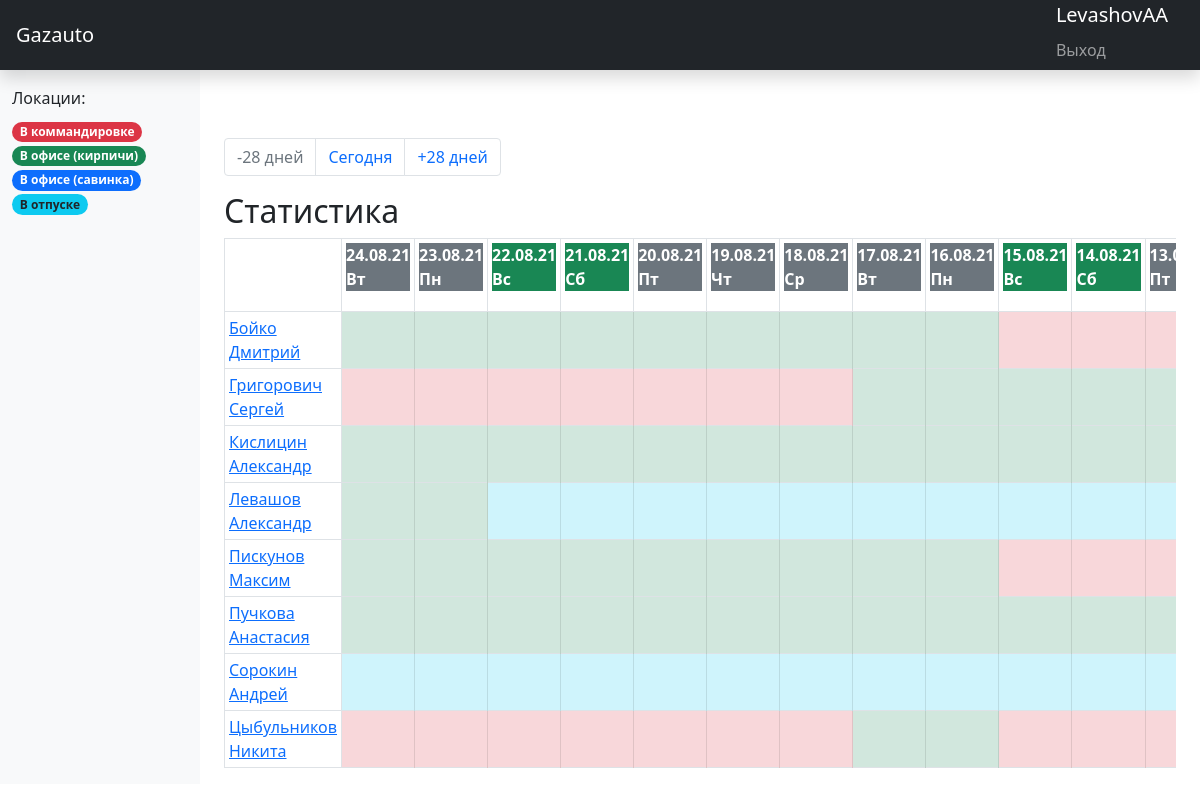
The page /statistics/ (signed in) on the database its author committed.
### statistic_app/models.py (models this page shows, shortened)
class UserLocation(models.Model):
    BOOTSTRAP4_STYLE = [
        ('badge rounded-pill bg-primary', 'синий'),
        ('badge rounded-pill bg-secondary', 'серый'),
        ('badge rounded-pill bg-success', 'зеленый'),
        ('badge rounded-pill bg-info text-dark', 'голубой'),
        ('badge rounded-pill bg-warning text-dark', 'желтый'),
        ('badge rounded-pill bg-danger', 'красный'),
        ('badge rounded-pill bg-light text-dark', 'светлый'),
        ('badge rounded-pill bg-dark', 'темный')
    ]
    location = models.CharField("Местоположение пользователя", max_length=200, unique=True)
    loc_description = models.TextField("Описание местоположение", blank=True, null=True)
    loc_class = models.CharField("Класс bootstrap", max_length=200, choices=BOOTSTRAP4_STYLE,
                                 default='badge badge-pill bg-dark')
    def table_class(self):
        return self.loc_class.split('bg-')[-1].split(' ')[0]
    def __str__(self):
        return self.location
    class Meta:
        verbose_name = "Местоположение"
        verbose_name_plural = "Местоположения"

class Profile(models.Model):
    user = models.OneToOneField(User, on_delete=models.SET_NULL, null=True, verbose_name="Пользователь")
    father_name = models.CharField("Отчество", max_length=200, blank=True, null=True)
    tabel_num = models.IntegerField(verbose_name="Табельный номер", default=0)
    position = models.CharField("Должность", max_length=200)
    user_location = models.ForeignKey(UserLocation, verbose_name="Местоположение пользователя",
                                      on_delete=models.SET_NULL, null=True)
    url = models.SlugField(max_length=255, unique=True, db_index=True, verbose_name="URL", default=None, null=True,
                           blank=True)
    phone_number = models.CharField(max_length=12, blank=True, null=True)
    class Meta:
        ordering = ['-user.username']
    def get_absolute_url(self):
        return reverse('user_detail', kwargs={'slug': self.url})
    class Meta:
        verbose_name = "Сотрудник"
        verbose_name_plural = "Сотрудники"

### statistic_app/views.py (the view)
# urls.py: path('statistics/', UserStatistics.as_view(), name='statistics'),
class UserStatistics(LoginRequiredMixin, View):
    login_url = '/accounts/login'
    model = Profile
    template_name = "user/statistics.html"
    paginate_by = 60
    search_quary = ''
    delta = 28
    WEEKDAYS = {
        1: 'Пн',
        2: 'Вт',
        3: 'Ср',
        4: 'Чт',
        5: 'Пт',
        6: 'Сб',
        7: 'Вс'
    }
    def get_statistics(self, users):
        user_statistics = {}
        for user in users:
            data_DB = UserStatistic.objects.filter(user_name=user).order_by('pub_date')
            new_user_stat = PersonData(data=data_DB, date_time=self.date_time)
            result = new_user_stat.get_calendar()
            user_statistics.update({user.user.username: result})
        return user_statistics
    def get_date_time(self, current_time):
        end = datetime.now() - timedelta(days=self.delta * (current_time - 1))
        start = end - timedelta(days=self.delta)
        date_generated = [start + timedelta(days=x) for x in range(1, (end - start).days + 1)]
        return list(reversed([date.date() for date in date_generated]))
    def get(self, request):
        self.page_number = request.GET.get("page", 1)
        self.date_time = self.get_date_time(int(self.page_number))
        context = {}
        profiles = Profile.objects.all()
        ordered = sorted(profiles, key=operator.attrgetter('user.username'))
        context['profile_list'] = ordered
        context['user_statistics'] = self.get_statistics(context['profile_list'])
        context['location'] = UserLocation.objects.all()
        context['filter_id'] = list(range(1, len(context['location']) + 1))
        context["date_time"] = [{'weekday': self.WEEKDAYS[day.isoweekday()], 'day': day.strftime("%d.%m.%y")} for day in
                                self.date_time]
        context["prev_url"] = f'?page={int(self.page_number) - 1}' if int(self.page_number) > 1 else ''
        context["next_url"] = f'?page={int(self.page_number) + 1}'
        return render(request, self.template_name, context=context)

### statistic_app/my_data.py (called while the page is built)
    def check_date(self, date):
        while self.index >= 0 and date < self.data[self.index].pub_date:
            self.index -= 1
        if self.index < 0:
            return [self.unknown]
        return [{"color": self.data[self.index].user_location.table_class, "info": f"{self.data[self.index].user_location}\n{self.data[self.index].description}"}]

    def get_calendar(self):
        data_status = []
        for date in self.date_time:
            data_status.extend(self.check_date(date=date))
        return data_status

### statistic_app/views.py (called while the page is built)
@register.filter
def get_item(dictionary, key):
    return dictionary.get(key)

### templates/user/statistics.html (shortened to what this page needs)
{% extends 'index.html' %}
{% block filter %}
<label class="form-label">Локации:</label>
{% for loc in location %}
<div class="">
    <span class="{{ loc.loc_class }}">{{ loc.location }}</span>
</div>
{% endfor %}
{% endblock %}
{% block contents %}
<nav aria-label="...">
  <ul class="pagination pagination">
    <li class="page-item {% if prev_url == '' %}disabled{% endif %}">
      <a class="page-link" href="{{ prev_url }}" tabindex="-1">-28 дней</a>
    </li>
      <li class="page-item"><a class="page-link" href="?page=1">Сегодня</a></li>
    <li class="page-item {% if next_url == '' %}disabled{% endif %}">
      <a class="page-link" href="{{ next_url }}">+28 дней</a>
    </li>
  </ul>
</nav>
<h2>Статистика</h2>
<div class="table-responsive">
    <table class="table table-bordered table-sm table-fixed">
        <thead>
        <tr>
            <th><p class="fs-6"></p></th>
            {% for num in date_time %}
            <th><p class="{% if num.weekday == 'Сб' or num.weekday == 'Вс' %} bg-success text-white {% else %} bg-secondary text-white {% endif %} fs-6">{{ num.day }}
                {{ num.weekday }}</p></th>
            {% endfor %}
        </tr>
        </thead>
        <tbody>
        {% for profile in profile_list %}
        <tr>
            <td><a {% if profile.url %} href="{{ profile.get_absolute_url }}" {% endif %}>
                {{ profile.user.last_name }} {{ profile.user.first_name|slice:":255" }} </a></td>
            {% for data in user_statistics|get_item:profile.user.username %}
                <td class="table-{{ data.color }}" data-bs-toggle="tooltip" data-bs-placement="top" title="{{ data.info }}"></td>
            {% endfor %}
        </tr>
         {% endfor %}
        </tbody>
    </table>
</div>
{% endblock %}

### templates/index.html (shortened to what this page needs)
{% load static %}
<!doctype  html>
<html lang="ru">
<head>
    <link href="{% static 'css/bootstrap.min.css' %}" rel="stylesheet">
</head>
<body>
<header class="navbar navbar-dark sticky-top bg-dark flex-md-nowrap p-0 shadow">
    <a class="navbar-brand col-md-2 col-lg-1 me-1 px-3" href="{% url 'user_list' %}">Gazauto</a>
    <ul class="navbar-nav px-3">
        {% if user.is_authenticated %}
        <li class="nav-item text-nowrap">
            <a class="navbar-brand">{{user.username}}</a>
            <a class="nav-link" href="{% url 'logout' %}">Выход</a>
        </li>
        {% else %}
        <li class="nav-item text-nowrap">
            <a class="nav-link" href="{% url 'login' %}">Вход</a>
        </li>
        {% endif %}
    </ul>
</header>
<div class="container-fluid">
    <div class="row">
        <nav id="sidebarMenu" class="col-md-3 col-lg-2 d-md-block bg-light sidebar collapse">
            <div class="position-sticky pt-3">
                <ul class="nav flex-column">
                    <li class="nav-item">
                        {% block filter %}
                        {% endblock %}
                    </li>
                </ul>
            </div>
        </nav>
        <main class="col-md-4 ms-sm-auto col-lg-10 px-md-4">
            <canvas class="my-4 w-100 chartjs-render-monitor" id="myChart" width="913" height="585"
                    style="display: block; height: 20px; width: 609px;"></canvas>
            {% block contents %}{% endblock %}
        </main>
    </div>
</div>
</body>

### templates/user/statistics.html (style rules this page uses)
th:first-child, td:first-child { position: sticky; left: 0px; z-index: 1; }

### rows shown on the page
UserLocation: location "В коммандировке"
UserLocation: location "В офисе (кирпичи)"
UserLocation: location "В офисе (савинка)"
UserLocation: location "В отпуске"
Profile: user.last_name "Бойко", user.first_name "Дмитрий"
Profile: user.last_name "Григорович", user.first_name "Сергей"
Profile: user.last_name "Кислицин", user.first_name "Александр"
Profile: user.last_name "Левашов", user.first_name "Александр"
Profile: user.last_name "Пискунов", user.first_name "Максим"
Profile: user.last_name "Пучкова", user.first_name "Анастасия"
Profile: user.last_name "Сорокин", user.first_name "Андрей"
Profile: user.last_name "Цыбульников", user.first_name "Никита"

### other values the page prints
{{ user.username }} "LevashovAA"
{{ num.day }} "24.08.21" "23.08.21" "22.08.21" "21.08.21" "20.08.21" "19.08.21" "18.08.21" "17.08.21" "16.08.21" "15.08.21" "14.08.21"
{{ num.weekday }} "Вт" "Пн" "Вс" "Сб" "Пт" "Чт" "Ср" "Вт" "Пн" "Вс" "Сб" "Пт"
